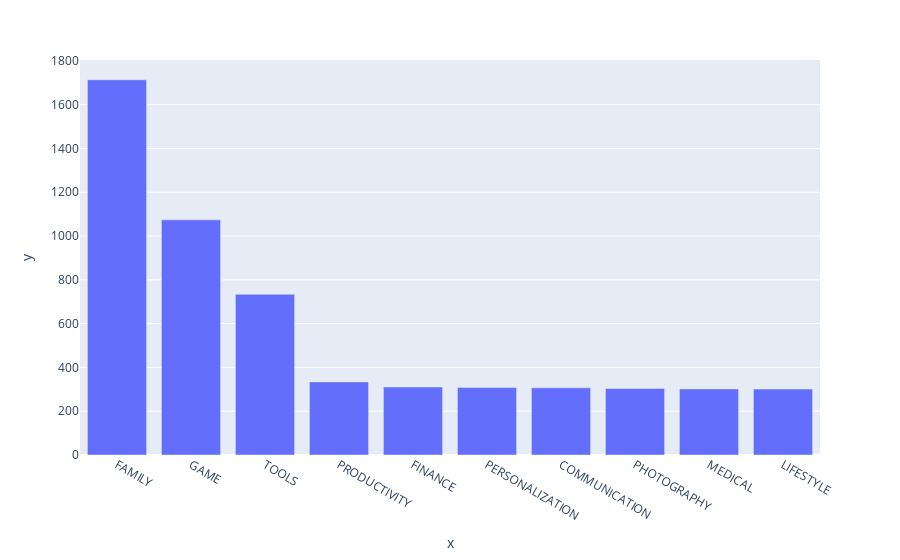

Notebook code cell kept with this figure:
### Markdown cell above
### Vertical Bar Chart - Highest Competition (Number of Apps)

### Code cell
bar = px.bar(x = top10_category.index, # index = category name
             y = top10_category.values)

bar.show()

### Figure 1 — Plotly figure (JSON) as saved in the notebook; plotly's stock layout.template omitted (floating-point values rounded to 4 significant figures)
{"data": [{"alignmentgroup": "True", "hovertemplate": "x=%{x}<br>y=%{y}<extra></extra>", "legendgroup": "", "marker": {"color": "#636efa"}, "name": "", "offsetgroup": "", "orientation": "v", "showlegend": false, "textposition": "auto", "type": "bar", "x": ["FAMILY", "GAME", "TOOLS", "PRODUCTIVITY", "FINANCE", "PERSONALIZATION", "COMMUNICATION", "PHOTOGRAPHY", "MEDICAL", "LIFESTYLE"], "xaxis": "x", "y": [1714, 1074, 734, 334, 311, 308, 307, 304, 302, 301], "yaxis": "y"}], "layout": {"autosize": true, "barmode": "relative", "legend": {"tracegroupgap": 0}, "margin": {"t": 60}, "xaxis": {"anchor": "y", "autorange": true, "domain": [0, 1], "range": [-0.5, 9.5], "title": {"text": "x"}, "type": "category"}, "yaxis": {"anchor": "x", "autorange": true, "domain": [0, 1], "range": [0, 1804.0], "title": {"text": "y"}, "type": "linear"}}}
